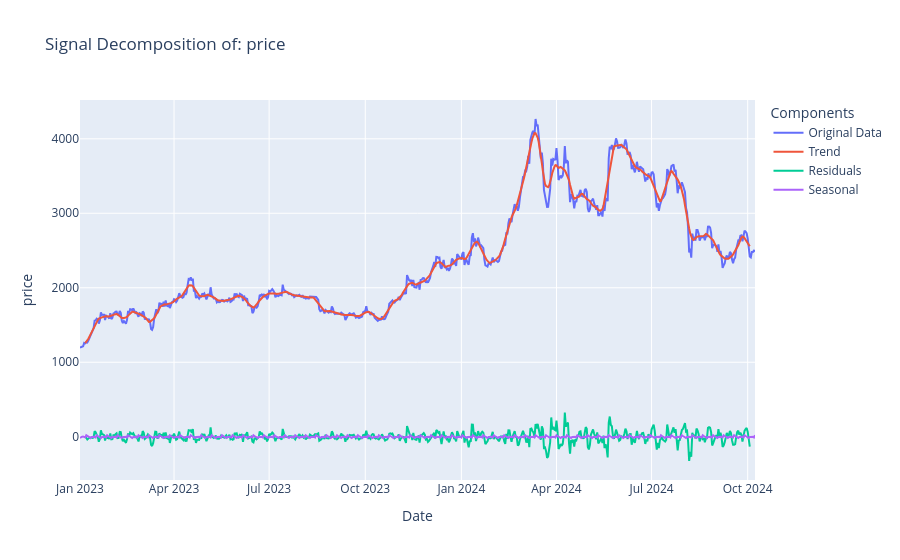

Notebook cell for this chart:
### Markdown cell above
### 4.4.1. Futures' Price

### Code cell
signal_decomp(cleaned_futures.historical_data["price"])

### Figure 1 — Plotly figure (JSON) as saved in the notebook; plotly's stock layout.template omitted (floating-point values rounded to 4 significant figures; data arrays with more than 128 entries replaced by an {"elided": "..."} marker saying what was removed)
{"data": [{"mode": "lines", "name": "Original Data", "type": "scatter", "x": {"elided": "647 str values"}, "y": {"elided": "647 float values"}}, {"mode": "lines", "name": "Trend", "type": "scatter", "x": {"elided": "647 str values"}, "y": {"elided": "647 float values"}}, {"mode": "lines", "name": "Residuals", "type": "scatter", "x": {"elided": "647 str values"}, "y": {"elided": "647 float values"}}, {"mode": "lines", "name": "Seasonal", "type": "scatter", "x": {"elided": "647 str values"}, "y": {"elided": "647 float values"}}], "layout": {"legend": {"title": {"text": "Components"}}, "showlegend": true, "title": {"text": "Signal Decomposition of: price"}, "xaxis": {"anchor": "y", "domain": [0, 1], "title": {"text": "Date"}}, "yaxis": {"anchor": "x", "domain": [0, 1], "title": {"text": "price"}}}}
